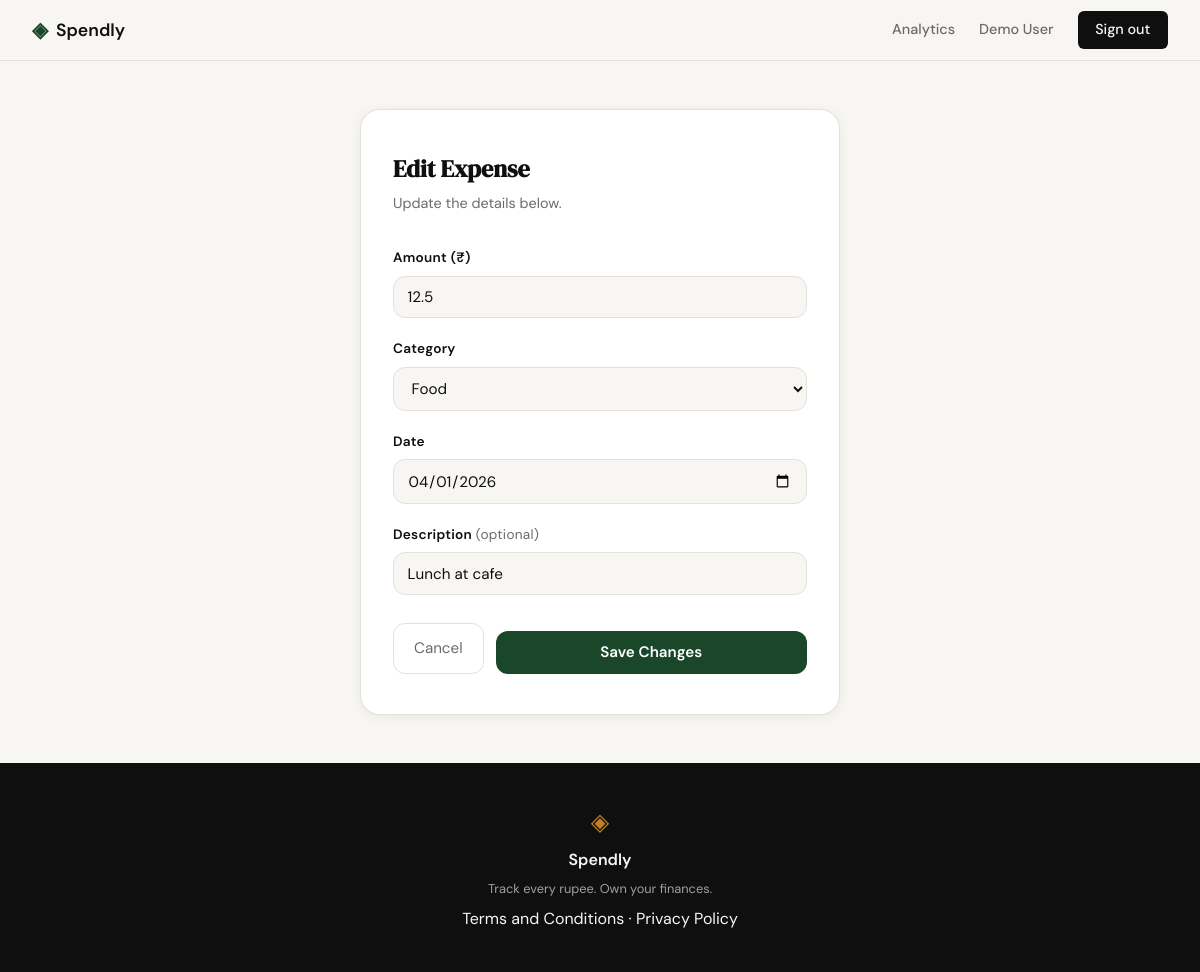
/expenses/1/edit (signed in), run on the app's committed database.
### tables this page shows
CREATE TABLE expenses (
            id          INTEGER PRIMARY KEY AUTOINCREMENT,
            user_id     INTEGER NOT NULL REFERENCES users(id),
            amount      REAL    NOT NULL,
            category    TEXT    NOT NULL,
            date        TEXT    NOT NULL,
            description TEXT,
            created_at  TEXT    NOT NULL DEFAULT (datetime('now'))
        );

### app.py (the view, shortened to what this page needs)
@app.route("/expenses/<int:expense_id>/edit", methods=["GET", "POST"])
def edit_expense(expense_id):
    if not session.get("user_id"):
        return redirect(url_for("login"))
    expense = get_expense_by_id(expense_id, session["user_id"])
    if expense is None:
        abort(404)
    if request.method == "GET":
        return render_template(
            "edit_expense.html",
            categories=EXPENSE_CATEGORIES,
            expense_id=expense["id"],
            amount=expense["amount"],
            category=expense["category"],
            date=expense["date"],
            description=expense["description"] or "",
        )

### database/db.py (called while the page is built)
def get_db():
    conn = sqlite3.connect(DB_PATH)
    conn.row_factory = sqlite3.Row
    conn.execute("PRAGMA foreign_keys = ON")
    return conn

### database/queries.py (called while the page is built)
def get_expense_by_id(expense_id, user_id):
    conn = get_db()
    try:
        row = conn.execute(
            "SELECT id, user_id, amount, category, date, description"
            " FROM expenses WHERE id = ? AND user_id = ?",
            (expense_id, user_id),
        ).fetchone()
        return dict(row) if row is not None else None
    finally:
        conn.close()

### templates/edit_expense.html (shortened to what this page needs)
{% extends "base.html" %}
{% block content %}
<div class="expense-form-page">
  <div class="expense-form-card">
    <h1>Edit Expense</h1>
    <p class="expense-form-subtitle">Update the details below.</p>
    <form method="POST" action="{{ url_for('edit_expense', expense_id=expense_id) }}">
      <div class="form-group">
        <label for="amount">Amount (₹)</label>
        <input
          type="number"
          id="amount"
          name="amount"
          step="0.01"
          min="0.01"
          placeholder="0.00"
          value="{{ amount or '' }}"
          required
        >
      </div>
      <div class="form-group">
        <label for="category">Category</label>
        <select id="category" name="category" required>
          {% set selected_cat = category or '' %}
          {% for cat in categories %}
          <option value="{{ cat }}" {% if cat == selected_cat %}selected{% endif %}>{{ cat }}</option>
          {% endfor %}
        </select>
      </div>
      <div class="form-group">
        <label for="date">Date</label>
        <input
          type="date"
          id="date"
          name="date"
          value="{{ date or '' }}"
          required
        >
      </div>
      <div class="form-group">
        <label for="description">
          Description
          <span class="form-label-hint">(optional)</span>
        </label>
        <input
          type="text"
          id="description"
          name="description"
          placeholder="e.g. Coffee at Costa"
          value="{{ description or '' }}"
        >
      </div>
      <div class="form-actions">
        <a href="{{ url_for('profile') }}" class="btn-cancel">Cancel</a>
        <button type="submit" class="btn-submit">Save Changes</button>
      </div>
    </form>
  </div>
</div>
{% endblock %}

### static/css/style.css (style rules this page uses)
:root { --ink: #0f0f0f; --ink-soft: #2d2d2d; --ink-muted: #6b6b6b; --ink-faint: #a0a0a0; --paper: #f7f6f3; --paper-warm: #f0ede6; --paper-card: #ffffff; --surface: #f7f6f3; --surface-raised: #ffffff; --accent: #1a472a; --accent-light: #e8f0eb; --accent-2: #c17f24; --accent-2-light: #fdf3e3; --danger: #c0392b; --danger-light: #fdecea; --danger-border: #f5c6c2; --border: #e4e1da; --border-soft: #eeebe4; --shadow-sm: rgba(0,0,0,.06); --font-display: 'DM Serif Display', Georgia, serif; --font-body: 'DM Sans', system-ui, sans-serif; --max-width: 1200px; --auth-width: 440px; --radius-sm: 6px; --radius-md: 12px; --radius-lg: 20px; }
*, *::before, *::after { box-sizing: border-box; margin: 0; padding: 0; }
html { font-size: 16px; scroll-behavior: smooth; }
body { background: var(--paper); color: var(--ink); font-family: var(--font-body); font-size: 1rem; line-height: 1.6; -webkit-font-smoothing: antialiased; }
a { color: inherit; text-decoration: none; }
.form-group { margin-bottom: 1.25rem; }
.form-group label { display: block; font-size: 0.85rem; font-weight: 500; color: var(--ink-soft); margin-bottom: 0.4rem; }
.btn-submit { width: 100%; padding: 0.7rem; background: var(--ink); color: var(--paper); border: none; border-radius: var(--radius-sm); font-family: var(--font-body); font-size: 0.95rem; font-weight: 500; cursor: pointer; transition: background 0.2s; margin-top: 0.5rem; }

### templates/edit_expense.html (style rules this page uses)
.expense-form-page { min-height: 80vh; display: flex; align-items: flex-start; justify-content: center; padding: 3rem 1rem; background: var(--surface); }
.expense-form-card { background: var(--surface-raised); border: 1px solid var(--border); border-radius: var(--radius-lg); padding: 2.5rem 2rem; width: 100%; max-width: 480px; box-shadow: 0 2px 12px var(--shadow-sm); }
.expense-form-card h1 { font-family: var(--font-display); font-size: 1.5rem; color: var(--ink); margin-bottom: 0.25rem; }
.expense-form-subtitle { color: var(--ink-muted); font-size: 0.9rem; margin-bottom: 2rem; }
.form-group { margin-bottom: 1.25rem; }
.form-group label { display: block; font-size: 0.85rem; font-weight: 600; color: var(--ink); margin-bottom: 0.4rem; letter-spacing: 0.02em; }
.form-group input, .form-group select { width: 100%; padding: 0.65rem 0.85rem; border: 1px solid var(--border); border-radius: var(--radius-md); font-family: var(--font-body); font-size: 0.95rem; color: var(--ink); background: var(--surface); box-sizing: border-box; transition: border-color 0.15s; }
.form-label-hint { font-weight: 400; color: var(--ink-muted); }
.form-actions { display: flex; gap: 0.75rem; margin-top: 1.75rem; }
.btn-submit { flex: 1; padding: 0.7rem 1.25rem; background: var(--accent); color: var(--accent-fg, #fff); border: none; border-radius: var(--radius-md); font-size: 0.95rem; font-weight: 600; cursor: pointer; transition: opacity 0.15s; }
.btn-cancel { padding: 0.7rem 1.25rem; background: transparent; color: var(--ink-muted); border: 1px solid var(--border); border-radius: var(--radius-md); font-size: 0.95rem; cursor: pointer; text-decoration: none; display: inline-flex; align-items: center; justify-content: center; transition: border-color 0.15s, color 0.15s; }

### data on the page
expenses: amount "12.5", category "Food", date "04/01/2026", description "Lunch at cafe"

### other printed values
{{ session.get('user_name') }} "Demo User"
